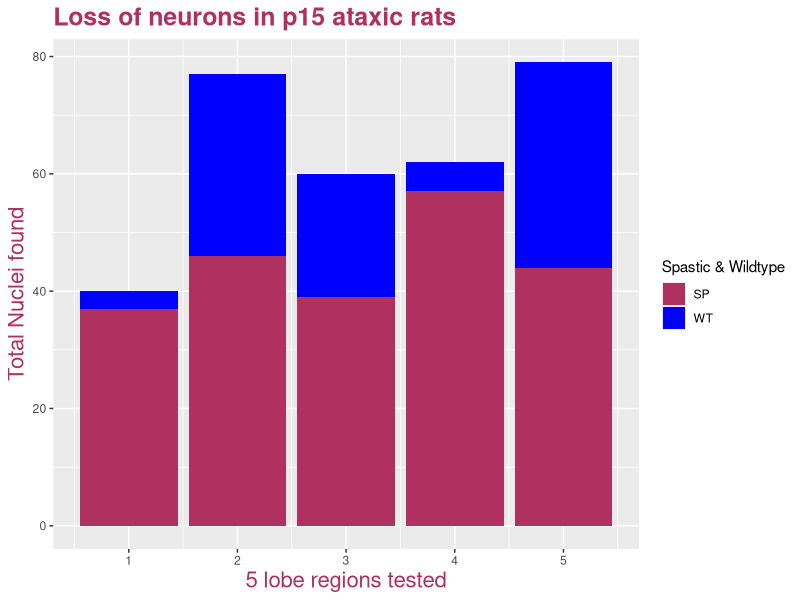
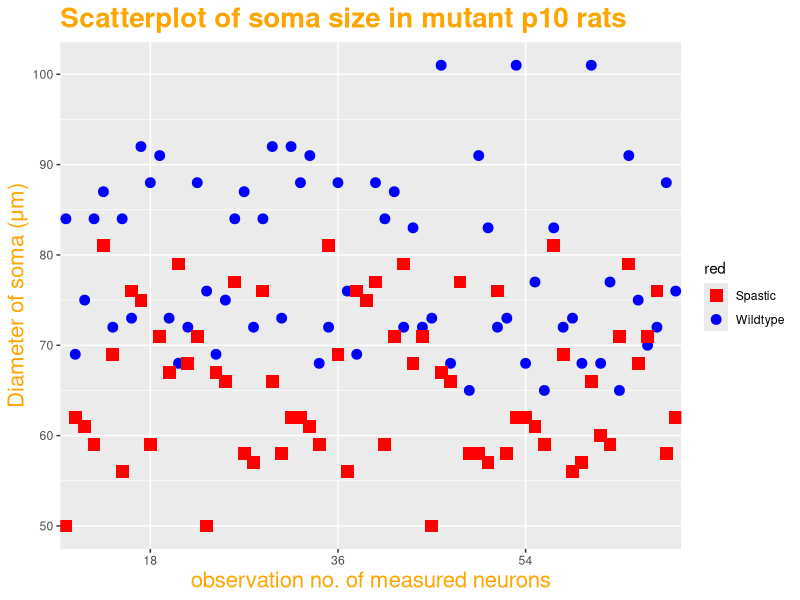

Recreate these plots in R, in order.
## ---- chunk 1
knitr::opts_chunk$set(echo = TRUE, warning = FALSE, message = FALSE)
## ---- chunk 2
# Load libraries
# Load first dataset "Total surviving neurons in 3 rat age groups"

library(ggplot2)
library(here)
library(tidyverse)
library(dplyr)
library(gganimate)
## ---- chunk 3
rat_age <- read.csv(here("Data", "rat_agetotalnuclei.csv"))

head(rat_age)
## ---- chunk 4


plot <- ggplot(rat_age, aes(x = rat_age, y = total.nuclei)) +
  geom_col(aes(fill = factor(rat_age))) +
  scale_fill_manual(values = rainbow(length(unique(rat_age$rat_age)))) +
  scale_y_continuous(limits = c(0, 60))+
  xlab("Rat age group") +
  ylab("Total surviving nuclei") +
  theme(axis.title.y = element_text(color = "maroon", size = 16))+
  theme(axis.title.x = element_text(color = "maroon", size = 16))+
  labs(title = "Total Nuclei by rat age")+
  theme(plot.title = element_text(color = "maroon", size = 18, face = "bold"))+
  theme_dark()
## ---- chunk 5
#plot

anim <- plot +
  transition_states(total.nuclei, transition_length = 2, state_length = 1) +
  enter_fade() +
  exit_fade()


animate(anim)  

## ---- chunk 6

### Loading 2nd dataset neuronal loss in 5 lobes

lobes <- read.csv(here("Data", "Neuronal_loss_5_lobes.csv"))

#glimpse(lobes)

head(lobes)

lobe<- ggplot(data = lobes, aes(x = Lobe.regions))+
  geom_col(aes(y = WT.total.nuclei, fill = "WT"), position = position_dodge(width = 0.9)) +
  geom_col(aes(y = SP.total.nuclei, fill = "SP"), position = position_dodge(width = 0.9)) +
  scale_fill_manual(values = c("maroon", "blue"), name = "Spastic & Wildtype") +
  theme(axis.title.y = element_text(color = "maroon", size = 16))+
  theme(axis.title.x = element_text(color = "maroon", size = 16))+
  xlab("5 lobe regions tested") +
  ylab("Total Nuclei found") +
  ggtitle("Loss of neurons in p15 ataxic rats")+
  theme(plot.title = element_text(color = "maroon", size = 18, face = "bold"))


lobe

## ---- chunk 7

# Loading 3rd dataset for P10 rat soma size

soma_size <- read.csv(here("Data", "p10_soma_size.csv"))


soma_rounded <- round(soma_size, digits = 0)  ## rounding all values in both columns

#soma_rounded

head(soma_rounded)

somaround <- soma_rounded %>% rownames_to_column(var = "row_num") # using dplyr to add column with row numbers

somaplot <- ggplot(somaround, aes(x = row_num, y = Wildtype.P10)) + 
  geom_point(aes(color = "Wildtype"), size = 3) + 
  geom_point(aes(y = Spastic.P10, color = "Spastic"), shape = 15, fill = "red", size = 4) +
  scale_color_manual(values = c("Wildtype" = "blue", "Spastic" = "red")) +
  labs(x = "observation no. of measured neurons", y = "Diameter of soma (μm)", color = "red")+
  theme_gray()+
  theme(axis.title.y = element_text(color = "orange", size = 16))+
  theme(axis.title.x = element_text(color = "orange", size = 16))+
  scale_x_discrete(breaks = seq(0, nrow(somaround), by = 18))+
  ggtitle("Scatterplot of soma size in mutant p10 rats")+
  theme(plot.title = element_text(color = "orange", size = 20, face = "bold"))
somaplot


animsoma <- ggplot(somaround, aes(x = row_num, y = Wildtype.P10)) + 
  geom_point(aes(color = "Wildtype"), size = 5) + 
  geom_point(aes(y = Spastic.P10, color = "Spastic"), shape = 17, fill = "red", size = 7) +
  scale_color_manual(values = c("Wildtype" = "blue", "Spastic" = "red")) +
  labs(x = "observation no. of measured neurons", y = "Diameter of soma (μm)", color = "red") +
  theme_gray()+
  theme(axis.title.y = element_text(size = 16))+
  theme(axis.title.x = element_text(size = 16))+
  scale_x_discrete(breaks = seq(0, nrow(somaround), by = 20))+
  ggtitle("Scatterplot of soma size in mutant p10 rats")+
  theme(plot.title = element_text(color = "orange", size = 20, face = "bold"))
  

animated <- animsoma +
  transition_time(Spastic.P10) +
  ease_aes('linear')
animated
